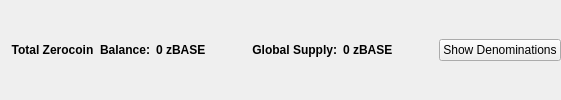
                       <widget class="QFrame" name="balanceSupplyFrame">
                        <layout class="QHBoxLayout" name="horizontalLayout_2" stretch="0,0,0,1,0">
                         <property name="rightMargin">
                          <number>0</number>
                         </property>
                         <item>
                          <layout class="QHBoxLayout" name="horizontalLayout_34">
                           <item>
                            <widget class="QLabel" name="labelzAvailableText_3">
                             <property name="font">
                              <font>
                               <weight>75</weight>
                               <bold>true</bold>
                              </font>
                             </property>
                             <property name="toolTip">
                              <string>Total Balance including unconfirmed and immature zBASE</string>
                             </property>
                             <property name="text">
                              <string>Total Zerocoin  Balance:</string>
                             </property>
                             <property name="alignment">
                              <set>Qt::AlignRight|Qt::AlignTrailing|Qt::AlignVCenter</set>
                             </property>
                            </widget>
                           </item>
                           <item>
                            <widget class="QLabel" name="labelzAvailableAmount_4">
                             <property name="minimumSize">
                              <size>
                               <width>40</width>
                               <height>0</height>
                              </size>
                             </property>
                             <property name="font">
                              <font>
                               <weight>75</weight>
                               <bold>true</bold>
                              </font>
                             </property>
                             <property name="toolTip">
                              <string>Total Balance including unconfirmed and immature zBASE</string>
                             </property>
                             <property name="text">
                              <string>0 zBASE</string>
                             </property>
                             <property name="alignment">
                              <set>Qt::AlignLeading|Qt::AlignLeft|Qt::AlignVCenter</set>
                             </property>
                            </widget>
                           </item>
                          </layout>
                         </item>
                         <item>
                          <spacer name="horizontalSpacer_32">
                           <property name="orientation">
                            <enum>Qt::Horizontal</enum>
                           </property>
                           <property name="sizeHint" stdset="0">
                            <size>
                             <width>40</width>
                             <height>20</height>
                            </size>
                           </property>
                          </spacer>
                         </item>
                         <item>
                          <layout class="QHBoxLayout" name="horizontalLayout_35">
                           <item>
                            <widget class="QLabel" name="labelZsupplyText_2">
                             <property name="font">
                              <font>
                               <weight>75</weight>
                               <bold>true</bold>
                              </font>
                             </property>
                             <property name="text">
                              <string>Global Supply:</string>
                             </property>
                             <property name="alignment">
                              <set>Qt::AlignRight|Qt::AlignTrailing|Qt::AlignVCenter</set>
                             </property>
                            </widget>
                           </item>
                           <item>
                            <widget class="QLabel" name="labelZsupplyAmount_2">
                             <property name="font">
                              <font>
                               <weight>75</weight>
                               <bold>true</bold>
                              </font>
                             </property>
                             <property name="text">
                              <string>0 zBASE</string>
                             </property>
                            </widget>
                           </item>
                          </layout>
                         </item>
                         <item>
                          <spacer name="horizontalSpacer_31">
                           <property name="orientation">
                            <enum>Qt::Horizontal</enum>
                           </property>
                           <property name="sizeHint" stdset="0">
                            <size>
                             <width>40</width>
                             <height>20</height>
                            </size>
                           </property>
                          </spacer>
                         </item>
                         <item>
                          <widget class="QPushButton" name="pushButtonShowDenoms">
                           <property name="toolTip">
                            <string>Show zBASE denominations list</string>
                           </property>
                           <property name="text">
                            <string>Show Denominations</string>
                           </property>
                          </widget>
                         </item>
                        </layout>
                       </widget>
